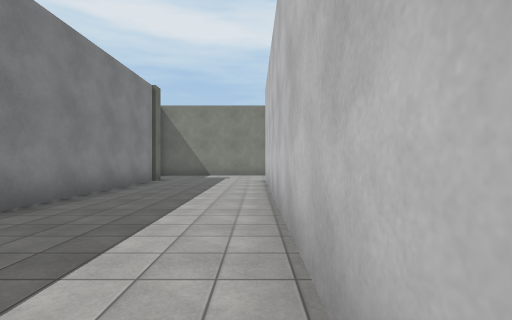
view 1 (above)

24 first-person views from a walk through a Unity game level. The camera is 1.5 m above the floor, looks level and sees 85° across. The floor is counted in squares, 2 m on a side. Each view is taken from the middle of a square. On the plan, view 1 faces up. The plan holds only what a view shows up to about 10 squares ahead; the rest is blank. The place goes on beyond the plan. The player is left out. Surface patterns are stand-ins for the level's own textures.

view 2
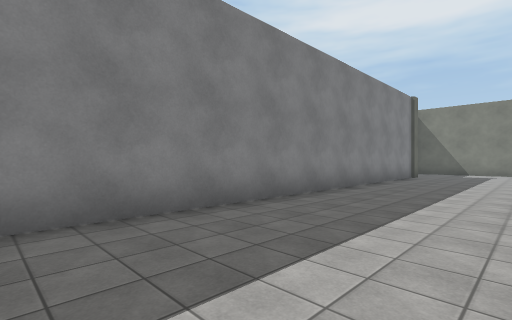

view 3
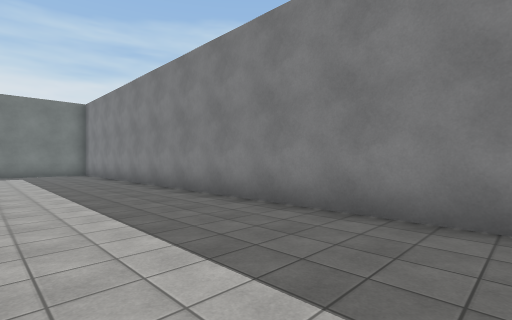

view 4
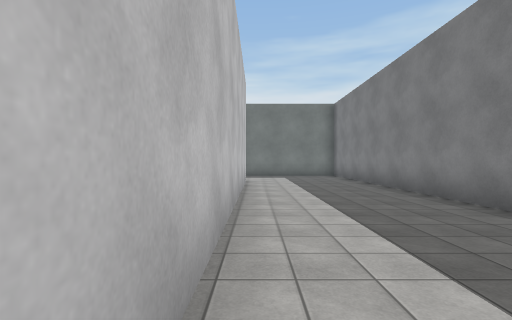

view 5
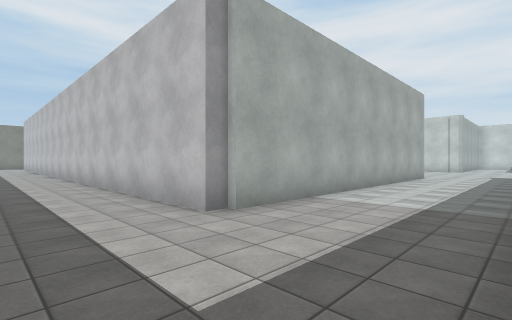

view 6
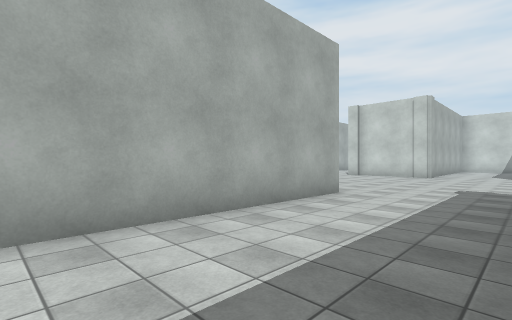

view 7
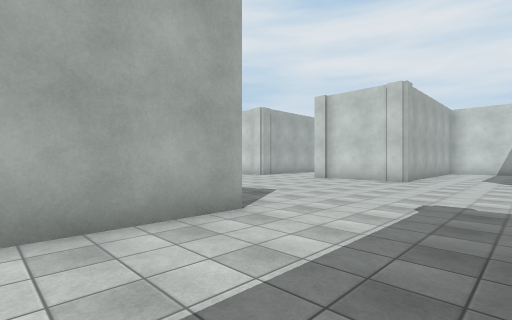

view 8
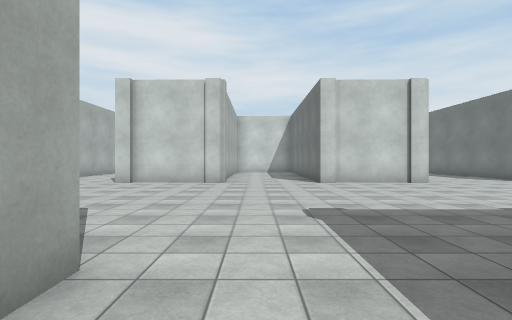

view 9
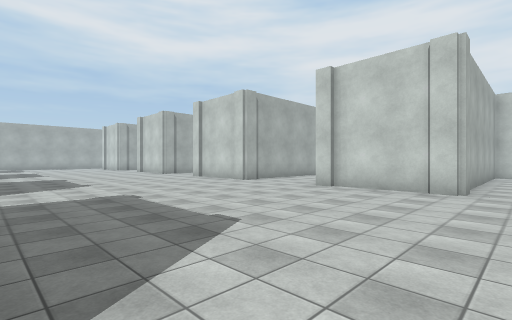

view 10
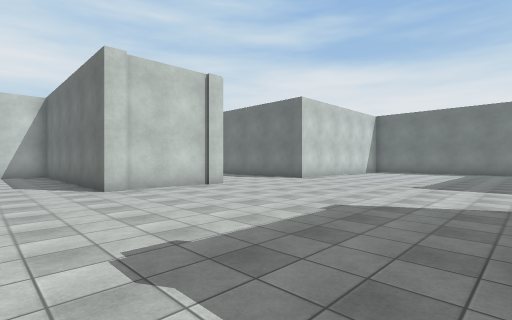

view 11
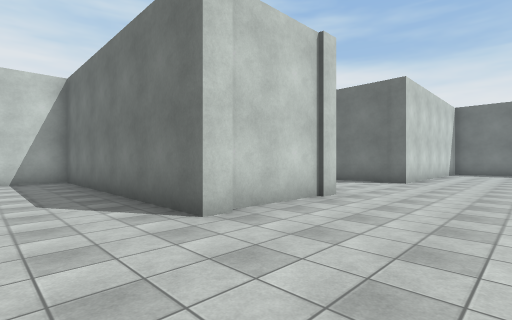

view 12
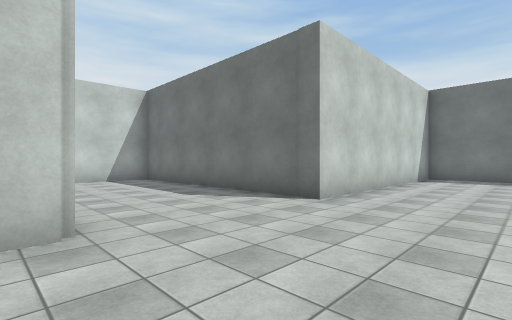

view 13
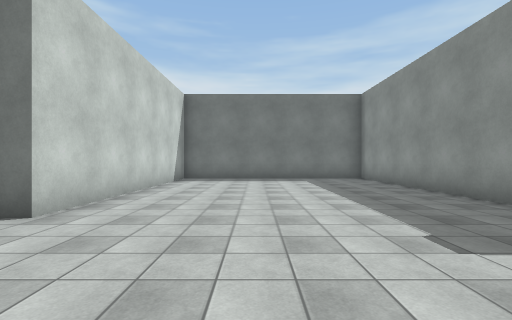

view 14
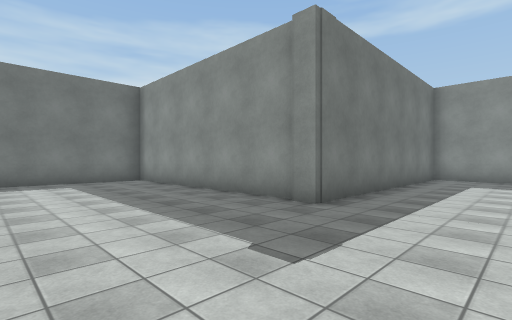

view 15
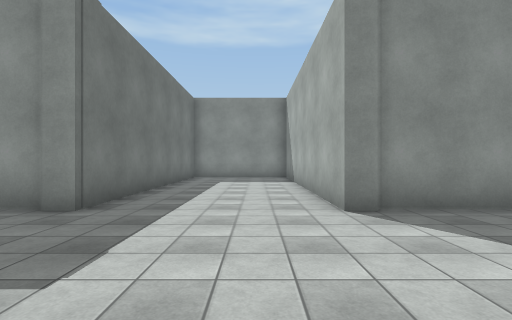

view 16
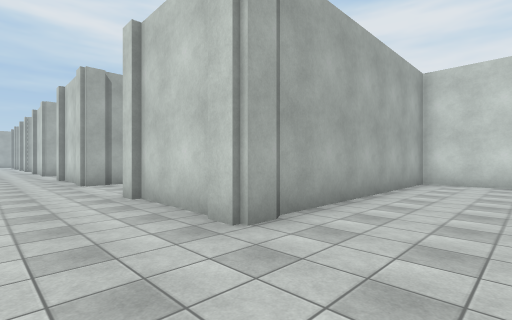

view 17
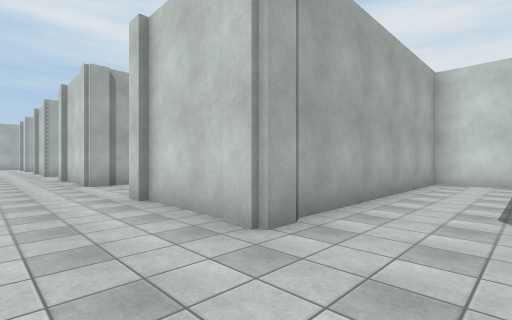

view 18
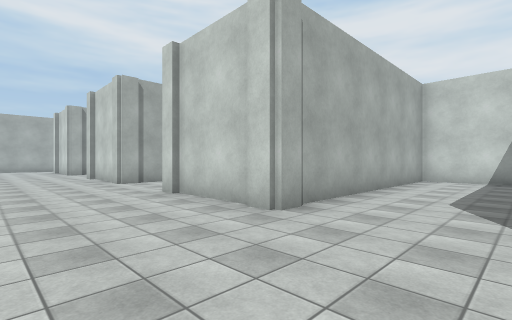

view 19
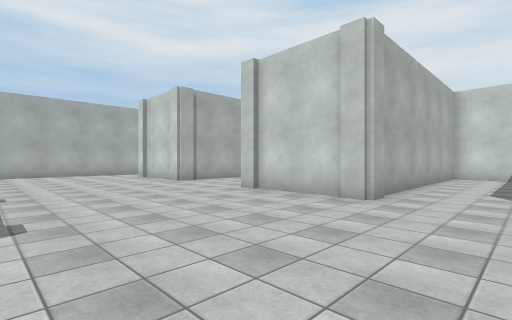

view 20
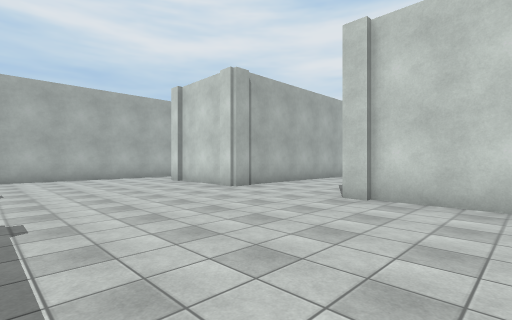

view 21
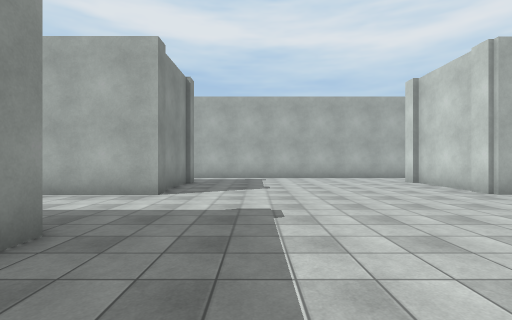

view 22
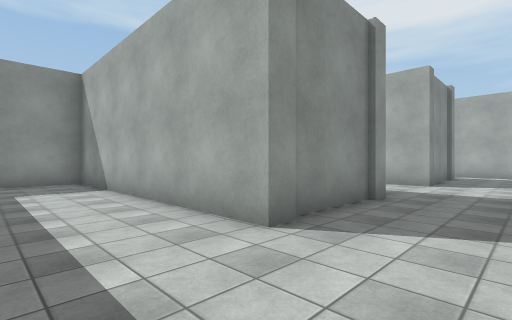

view 23
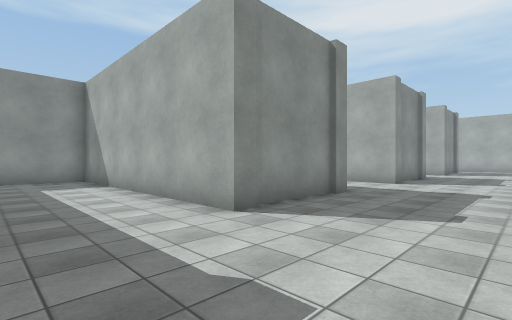

view 24
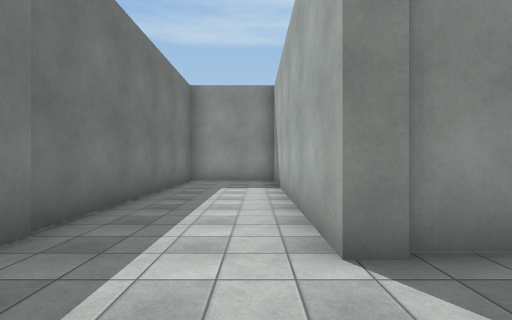

### Floor plan
Points are (right, up) in squares from view 1. A wall is a line through its corners. A room is listed if a view was taken in it or the views show most of it. See-through windows are left out.
Room 1 (views 1, 2, 3, 4, 5, 6, 7, 8, 9, 10, 11, 12, 13, 14, 15, 16, 17, 18, 19, 20, 21, 22, 23, 24)
walls: (11, -5.3) (3.1, -5.3) (3.1, -8.3) (10.6, -8.3); (18.4, -4.7) (18.4, -2.2); (10.7, -1.9) (10.7, -5.4); (18.1, -2.3) (18.2, -1.8); (11, 1.3) (3.1, 1.3) (3.1, -0.6); (11, -11.8) (0.7, -11.8); (18.7, 1.1) (18.2, 1.1) (18.3, 4.2); (18.7, -12) (18.2, -12) (18.3, -8.4); (18.1, 4.1) (18.1, 4.7); (10.7, 4.8) (10.7, 1.2); (10.7, -16) (10.7, -18.6) (7.7, -18.6); (26, -7.6) (26, -5.3) (18.1, -5.3) (18.1, -4.7); (24.9, 1.3) (18.8, 1.3); (26.2, -0.5) (26.2, 0); (11, 8) (8.4, 8); (18.4, 8.7) (18.5, 11.1); (0.4, 0.4) (0.4, 9.6); (0.9, -11.6) (0.4, -11.6) (0.4, -2.4); (21, 8) (18.2, 8) (18.2, 8.7); (7.6, -18.6) (7.1, -18.6); (18.3, 11.1) (18.3, 11.6); (10.7, 11.4) (10.7, 8); (10.7, -22.5) (10.7, -29.9); (15.5, 13.7) (13.5, 13.7); (3.1, -20.5) (3.1, -22.2); (25.7, -21.6) (25.7, -18.6) (18, -18.6) (18.1, -15.1) (25.8, -15.1) (25.9, -11.8) (18.7, -11.8); (3.5, -22.6) (11, -22.6); (-3.7, 10) (-3.7, -12); (17.8, -29.3) (17.9, -22.6) (24.5, -22.6); (11.1, -30.3) (16.9, -30.3)

Positions as (right, up) in squares from view 1, and headings:
1: (0, 0), facing up
2: (0, -3), facing up-left
3: (0, 0), facing down-left
4: (0, -2), facing down
5: (-2, -15), facing up-right
6: (5, -15), facing up-right
7: (8, -15), facing up-right
8: (9, -13), facing right
9: (11, -13), facing up-right
10: (11, -13), facing down-right
11: (15, -13), facing down-right
12: (15, -18), facing down-right
13: (15, -19), facing down
14: (15, -20), facing down-left
15: (15, -20), facing left
16: (16, -21), facing up-right
17: (16, -14), facing up-right
18: (15, -8), facing up-right
19: (13, -1), facing up-right
20: (13, 2), facing up-right
21: (13, 2), facing up
22: (13, -1), facing up-left
23: (14, -8), facing up-left
24: (13, -6), facing left
